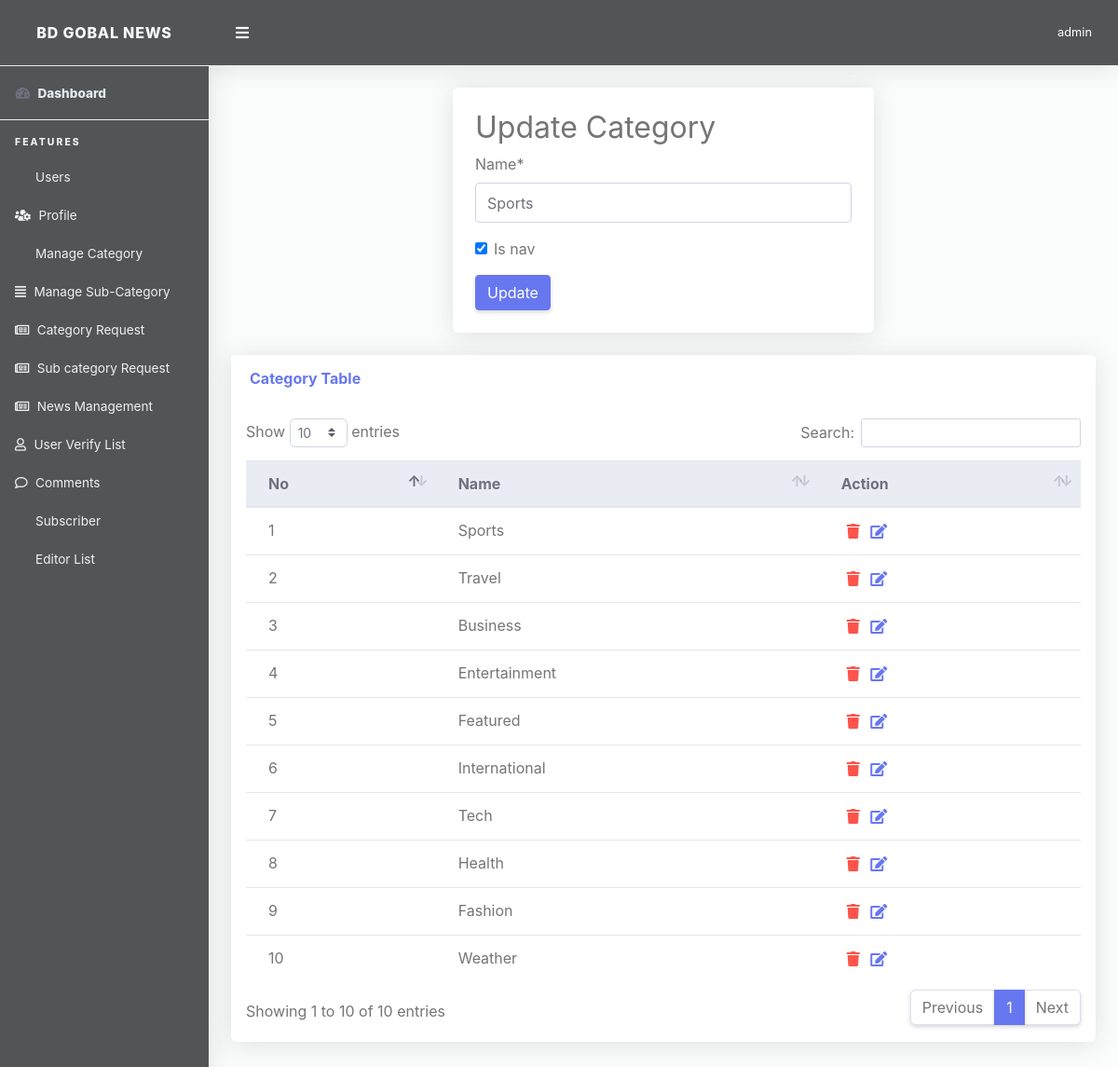
Page /superadmin/category-update/1 (signed in) on the committed database.
### App_News/models.py (models this page shows, shortened)
class Category(models.Model):
    name = models.CharField(max_length=100)
    is_nav = models.BooleanField(default=False)

### App_Admin/views.py (the view)
# urls.py: path('category-update/<int:id>',views.CategoryUpdate,name='category_update'),
def CategoryUpdate(request, id):
    if request.user.is_superuser:
        try:
            single_cat = Category.objects.get(id=id)
            if request.method == "POST":
                form = CategoryForm(request.POST or None, instance=single_cat)
                if form.is_valid():
                    form.save()
                    messages.success(request, "Category Updated Successfully", extra_tags="cat_update")
                    return redirect('App_Admin:category_view')
            else:
                form = CategoryForm(instance=single_cat)
        except:
            return redirect('App_Admin:category_view')
        context = {
            'form': form,
            'single_cat': single_cat,
            'all_categoris': Category.objects.all(),
        }
        return render(request, 'App_Admin/category_update.html', context)
    else:
        return redirect('App_News:index')

### App_Admin/forms.py
class CategoryForm(forms.ModelForm):
    class Meta:
        model = Category
        fields = ('name','is_nav')

### templates/App_Admin/category_update.html (shortened to what this page needs)
{% extends 'App_Admin/base.html' %}
{% load crispy_forms_tags %}
{% block content %}
<div class="container">
          <div class="row mb-3">
          <div class="col-lg-6 m-0 m-auto">
              <div class="card p-4 mb-4">
              <h2>Update Category</h2>
              <form method="post" action="{% url 'App_Admin:category_update' single_cat.id %}">{% csrf_token %}
                  {{ form|crispy }}
                  <button type="submit" class="btn btn-primary">Update</button>
              </form>
                </div>
          </div>
          <div class="col-lg-12">
              <div class="card mb-4">
                <div class="card-header py-3 d-flex flex-row align-items-center justify-content-between">
                  <h6 class="m-0 font-weight-bold text-primary">Category Table</h6>
                </div>
                <div class="table-responsive p-3">
                  <table class="table align-items-center table-flush table-hover" id="dataTableHover">
                    <thead class="thead-light">
                      <tr>
                        <th>No</th>
                        <th>Name</th>
                        <th>Action</th>
                      </tr>
                    </thead>
                    <tbody>
                    {% for g in all_categoris %}
                      <tr>
                        <td>{{ forloop.counter }}</td>
                        <td>{{ g.name }}</td>
                        <td>
                          <button style="border: none;background: no-repeat;outline: none;" data-toggle="modal" value="{{ g.id }}" data-target="#delete_cat">
                                <i class="fa fa-trash text-danger"></i></button>
                            <a href="{% url 'App_Admin:user_update' g.id %}"><i class="text-primary fas fa-fw fa-edit" style="color: #801d3b;"></i></a>
                        </td>
                      </tr>
                     {% endfor %}
                    </tbody>
                  </table>
                </div>
              </div>
            </div>
          </div>
</div>
{% endblock %}

### templates/App_Admin/base.html (shortened to what this page needs)
<!DOCTYPE html>
<html lang="en">
{% load static %}
<head>
  <link href="{% static 'superadmin/vendor/fontawesome-free/css/all.min.css' %}" rel="stylesheet" type="text/css">
  <link href="{% static 'superadmin/vendor/bootstrap/css/bootstrap.min.css' %}" rel="stylesheet" type="text/css">
  <link href="{% static 'superadmin/css/ruang-admin.min.css' %}" rel="stylesheet">
  <link href="{% static 'superadmin/vendor/datatables/dataTables.bootstrap4.min.css' %}" rel="stylesheet">
    <link href="{% static 'superadmin/vendor/select2/dist/css/select2.min.css' %}" rel="stylesheet" type="text/css">
<link rel="stylesheet" href="https://pro.fontawesome.com/releases/v5.10.0/css/all.css"/>
</head>
<body id="page-top">
  <div id="wrapper">
    <ul class="navbar-nav sidebar sidebar-light accordion" id="accordionSidebar">
      <a class="sidebar-brand d-flex align-items-center justify-content-center" href="{% url 'App_News:index' %}">
        <div class="sidebar-brand-icon">
            BD GOBAL NEWS
        </div>
      </a>
      <hr class="sidebar-divider my-0">
      <li class="nav-item active">
        <a class="nav-link" href="{% url 'App_Admin:dashboard' %}">
          <i class="fas fa-fw fa-tachometer-alt"></i>
          <span class="text-light">Dashboard</span></a>
      </li>
      <hr class="sidebar-divider">
      <div class="sidebar-heading">
        Features
      </div>
         {% include 'App_Admin/admin_sidebar_option.html' %}
    </ul>
    <div id="content-wrapper" class="d-flex flex-column">
      <div id="content">
        <nav class="navbar navbar-expand navbar-light bg-navbar topbar mb-4 static-top">
          <button id="sidebarToggleTop" class="btn btn-link rounded-circle mr-3">
            <i class="fa fa-bars"></i>
          </button>
            <ul class="navbar-nav ml-auto">
            <li class="nav-item dropdown no-arrow">
              <a class="nav-link dropdown-toggle" href="#" id="userDropdown" role="button" data-toggle="dropdown"
                aria-haspopup="true" aria-expanded="false">
                <span class="ml-2 d-none d-lg-inline text-white small">{{ request.user }}</span>
              </a>
            </li>
          </ul>
        </nav>
       {% block content %}
       {% endblock %}
      </div>
    </div>
  </div>
</body>
</html>

### templates/App_Admin/base.html (style rules this page uses)
.sidebar-light .sidebar-brand { color: #fafafa; background-color: #535456; }
.bg-navbar { color: #fafafa; background-color: #535456 }
.sidebar { color: #fafafa; background-color:#535456 !important; }
.sidebar-light .sidebar-heading { color: #f0f0f0; }
.sidebar-light .nav-item .nav-link { color: #f0f0f0; }
.sidebar-light .nav-item .nav-link i { color: #f0f0f0; }

### rows in the picture
Category: name "Sports", is_nav "☑"
Category: name "Travel"
Category: name "Business"
Category: name "Entertainment"
Category: name "Featured"
Category: name "International"
Category: name "Tech", {{ g.id }} 15 (drawn)
Category: name "Health", {{ g.id }} 16 (drawn)
Category: name "Fashion", {{ g.id }} 17 (drawn)
Category: name "Weather", {{ g.id }} 18 (drawn)

### other values in the picture
{{ request.user }} "admin"
